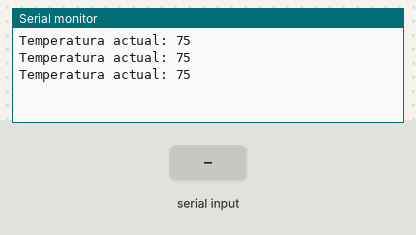
Bench run of a sketch on a simulated ESP32. Shown: the last lines printed to the serial monitor. The test bench sets the inputs (shaded band).

Above: at 2.8 s.
2.9 s: "T:90\n" received over Serial
At 3.8 s:
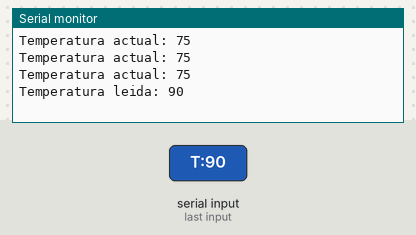
At 4.6 s:
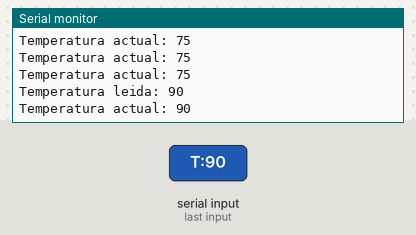

The sketch:

control_caldera_gas.ino
```cpp
#include <regex>

#if CONFIG_FREERTOS_UNICORE
#define TASK_RUNNING_CORE 0
#else
#define TASK_RUNNING_CORE 1
#endif

// Constantes
#define TEMPERATURA_MINIMA_CALDERA 70       // °C
#define TEMPERATURA_MAXIMA_CALDERA 98       // °C
#define TIEMPO_MINIMO_ENCENDIDO_CALDERA 10  // segundos
#define TIEMPO_DESCANSO_CALDERA 10          // segundos
#define TEMPERATURA_TASA_ENFRIAMIENTO 1     // °C
#define TIEMPO_TASA_ENFRIAMIENTO 20         // segundos
#define TEMPERATURA_TASA_CALENTAMIENTO 1    // °C
#define TIEMPO_TASA_CALENTAMIENTO 10        // segundos

typedef struct {
  uint32_t wcet;
  uint32_t periodo;
  UBaseType_t prioridad;
} TareaConfig;

SemaphoreHandle_t xSerialMutex;
SemaphoreHandle_t xMutexInversion;

// Variables globables
int temperaturaActual = 75;
bool valvulaAbierta = false;
unsigned int segundosEncendido = 0;
unsigned int segundosApagado = millis() - TIEMPO_DESCANSO_CALDERA * 1000;

// Configuracion de tareas
static const TareaConfig leerSensorTemperatura{ 0, 1000, configMAX_PRIORITIES - 1 };
static const TareaConfig evaluarTemperatura = { 0, 5000, configMAX_PRIORITIES - 2 };

void setup() {
  Serial.begin(115200);

  xTaskCreatePinnedToCore(
    LecturaTemperatura,
    "Leer sensor temperatura",
    4096,
    (void *)&leerSensorTemperatura,
    leerSensorTemperatura.prioridad,
    NULL,
    TASK_RUNNING_CORE);

  xTaskCreatePinnedToCore(
    EvaluacionTemperatura,
    "Evaluar temperatura",
    4096,
    (void *)&evaluarTemperatura,
    evaluarTemperatura.prioridad,
    NULL,
    TASK_RUNNING_CORE);
}

void loop() {
}

void delay_ms_activo(uint32_t ms) {
  unsigned int ticks_objetivo = (unsigned int)ms;
  unsigned int ticks = 0;
  unsigned int ticks_anterior = 0;
  int contador = 0;

  while (contador < ticks_objetivo) {
    ticks = (unsigned int)xTaskGetTickCount();
    if (ticks != ticks_anterior) {
      contador++;
    }
    ticks_anterior = ticks;
  }
}


/*
    Lee la temperatura del sensor cada 1 segundo
*/
void LecturaTemperatura(void *pvParameters) {
  const TareaConfig *config = (const TareaConfig *)pvParameters;

  TickType_t inicio = xTaskGetTickCount();
  for (;;) {

    if (Serial.available()) {
      String entrada = Serial.readStringUntil('\n');
      if (entrada.startsWith("T:") && entrada.length() > 2) {

        entrada.trim();

        int separador = entrada.indexOf(':');

        String valorStr = entrada.substring(separador + 1);

        if (std::regex_match(valorStr.c_str(), std::regex("\\d+"))) {
          temperaturaActual = valorStr.toInt();
          Serial.printf("Temperatura leida: %d\n", temperaturaActual);
        } else {
          Serial.printf("Temperatura actual: %d\n", temperaturaActual);
        }
      } else {
        Serial.printf("Temperatura actual: %d\n", temperaturaActual);
      }
    } else {
      Serial.printf("Temperatura actual: %d\n", temperaturaActual);
    }

    vTaskDelayUntil(
      &inicio,
      pdMS_TO_TICKS(config->periodo));
  }
}


/*
    Evalua si abrir o cerrar la valvula electrica de gas en base a la temperatura.
    Si la temperatura < 70 ºC entonces se abre la válvula electrica de gas.
    Si la temperatura > 98 ºC entonces la válvula electrica de gas se cierra inmediatamente.
*/
void EvaluacionTemperatura(void *pvParameters) {
  const TareaConfig *config = (const TareaConfig *)pvParameters;

  TickType_t inicio = xTaskGetTickCount();
  for (;;) {

    //TickType_t ahora = xTaskGetTickCount();
    unsigned int ahora = millis();

    if (valvulaAbierta && (temperaturaActual > TEMPERATURA_MAXIMA_CALDERA)) {
      valvulaAbierta = false;
      segundosApagado = ahora;
      Serial.println("Válvula Gas: CERRADA");
    } else if (temperaturaActual <= TEMPERATURA_MINIMA_CALDERA && !valvulaAbierta) {
      if (ahora - segundosApagado >= TIEMPO_MINIMO_ENCENDIDO_CALDERA * 1000) {
        valvulaAbierta = true;
        segundosEncendido = ahora;
        Serial.println("Válvula Gas: ABIERTA");
      }
    }

    vTaskDelayUntil(
      &inicio,
      pdMS_TO_TICKS(config->periodo));
  }
}

void Task3(void *pvParameters) {

  for (;;) {
  }
}
```

Measured:
- after the input at 2.9 s, the serial monitor: prints a new line after 0.10 s (image 1)
